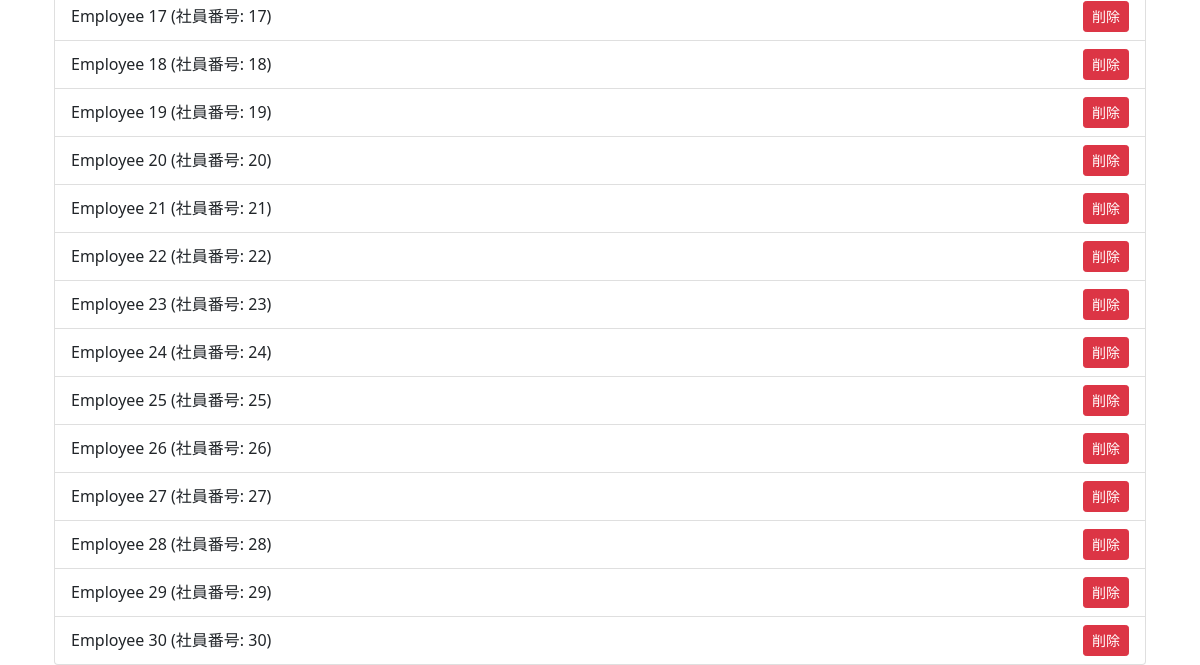
Page /register_member (lower part) on the earlier database version.
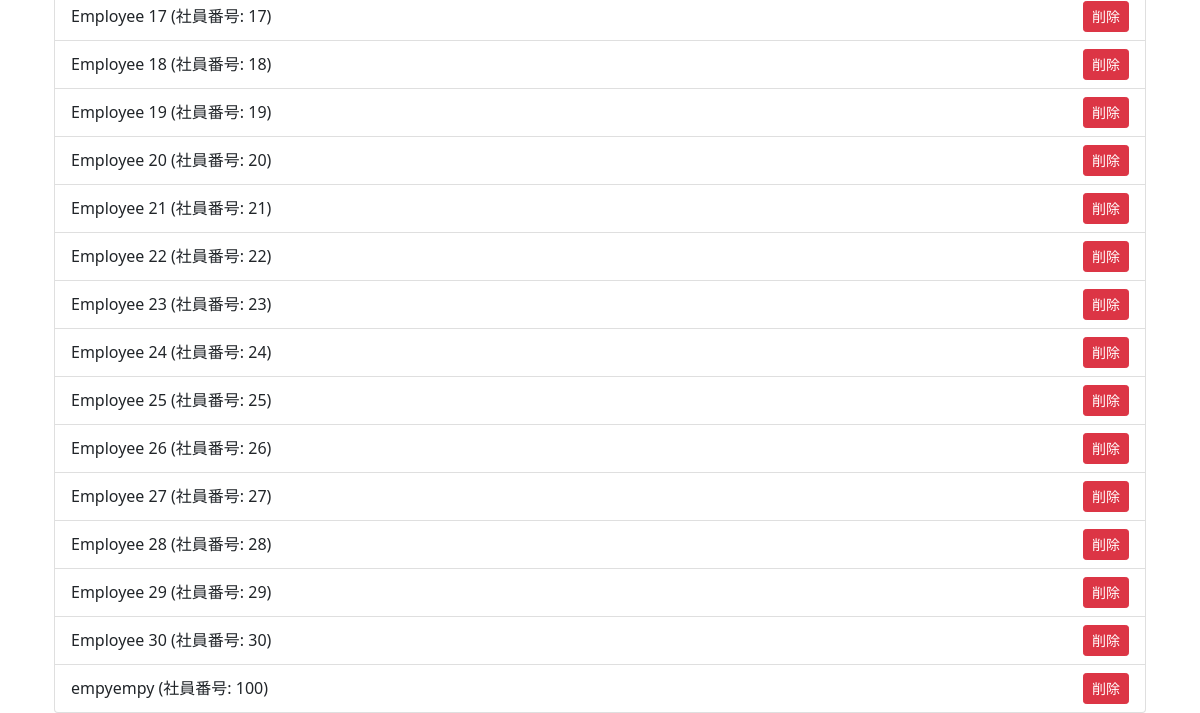
Same page on the later database version.
### tableapp/models/skillmap.py (models this page shows)
class EmployeeData(db.Model):
    __tablename__ = 'employee_data'
    id = db.Column(db.Integer, primary_key=True)
    employee_num = db.Column(db.Integer, unique=True, nullable=False)
    name = db.Column(db.String(255))
    email = db.Column(db.String(255))
    company = db.Column(db.String(255))
    division = db.Column(db.String(255))
    unit = db.Column(db.String(255))
    subunit_team = db.Column(db.String(255))
    rank = db.Column(db.String(255))
    date_of_join = db.Column(db.Date)
    evaluation_target = db.Column(JSON, default=[])  # JSONフィールドとして定義
    pending_skills = db.relationship('PendingSkill', back_populates='employee', cascade='all, delete-orphan')
    pending_qualifications = db.relationship('PendingQualification', back_populates='employee', cascade='all, delete-orphan')
    pending_trainings = db.relationship('PendingTraining', back_populates='employee', cascade='all, delete-orphan')
    registration_history = db.relationship('RegistrationHistory', back_populates='employee', cascade='all, delete-orphan')
    employee_skills = db.relationship('EmployeeSkill', back_populates='employee', cascade='all, delete-orphan')
    employee_qualifications = db.relationship('EmployeeQualification', back_populates='employee', cascade='all, delete-orphan')
    employee_trainings = db.relationship('EmployeeTraining', back_populates='employee', cascade='all, delete-orphan')

### tableapp/views.py (the view, shortened to what this page needs)
@app.route('/register_member', methods=['GET', 'POST'])
def register_member():
    search_query = request.args.get('search_query')
    search_results = None
    if search_query:
        search_results = EmployeeData.query.filter(
            (EmployeeData.employee_num.like(f'%{search_query}%')) |
            (EmployeeData.name.like(f'%{search_query}%'))
        ).all()
    employees = EmployeeData.query.all()
    return render_template('tableapp/register_member.html', employees=employees, search_results=search_results)

### tableapp/templates/tableapp/register_member.html (shortened to what this page needs)
{% extends "admin_layout.html" %}
{% block content %}
<div class="container mt-4">
    <ul class="list-group">
        {% for employee in employees %}
            <li class="list-group-item d-flex justify-content-between align-items-center">
                {{ employee.name }} (社員番号: {{ employee.employee_num }})
                <form method="POST" action="{{ url_for('delete_member', employee_num=employee.employee_num) }}" class="d-inline">
                    <button type="submit" class="btn btn-danger btn-sm">削除</button>
                </form>
            </li>
        {% endfor %}
    </ul>
</div>
{% endblock %}

### tableapp/templates/admin_layout.html (shortened to what this page needs)
<!DOCTYPE html>
<html lang="ja">
<head>
    <link href=" https://cdn.jsdelivr.net/npm/bootstrap@5.0.2/dist/css/bootstrap.min.css " rel="stylesheet">
    <link rel="stylesheet" href="{{ url_for('static', filename='css/style.css') }}"/>
</head>
<body>
    <div class="container mt-3">
        {% block content %}
        {% endblock %}
    </div>
</body>
</html>

Differences in the rows shown:
added EmployeeData: name "empyempy", employee_num "100"
